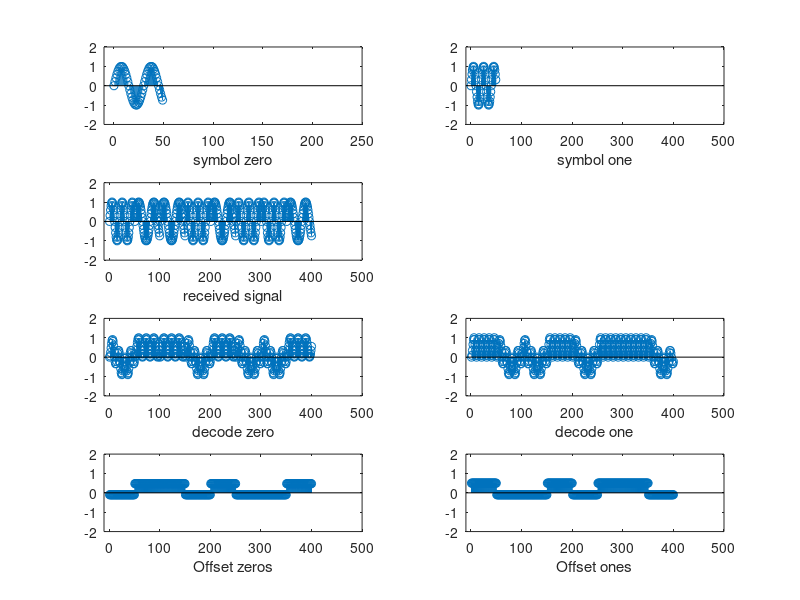

Write MATLAB code to recreate this figure.
%https://www.allaboutcircuits.com/technical-articles/digital-signal-processing-in-scilab-how-to-decode-an-fsk-signal

clear;
close all;
f0               =  10000;
f1               =  15000;
Fs               =  300000;
SamplesPerSymbol =  50;

n                = 0:(SamplesPerSymbol-1);
SymbolZero       = sin(2*pi*n*f0/Fs);
SymbolOne        = sin(2*pi*n*f1/Fs);

subplot(4,2,1);
stem(n, SymbolZero);
axis([-10 250 -2 2]);
xlabel('symbol zero');

subplot(4,2,2);
stem(n, SymbolOne);
axis([-10 500 -2 2]);
xlabel('symbol one');

receivedSignal   = [SymbolOne SymbolZero SymbolZero SymbolOne SymbolZero SymbolOne SymbolOne SymbolZero]; 
subplot(4,2,3);
stem(receivedSignal);
axis([-10 500 -2 2]);
xlabel('received signal');

DecodingZero     = receivedSignal .* [SymbolZero SymbolZero SymbolZero SymbolZero SymbolZero SymbolZero SymbolZero SymbolZero];
DecodingOne      = receivedSignal .* [SymbolOne SymbolOne SymbolOne SymbolOne SymbolOne SymbolOne SymbolOne SymbolOne];

subplot(4,2,5);
stem(DecodingZero);
axis([-10 500 -2 2]);
xlabel("decode zero");

subplot(4,2,6);
stem(DecodingOne);
xlabel("decode one");
axis([-10 500 -2 2]);

for k=1:(length(DecodingZero)/SamplesPerSymbol)
    SymbolOffsets_Zero((((k-1)*SamplesPerSymbol)+1):k*(SamplesPerSymbol))= ...
     mean(DecodingZero((((k-1)*SamplesPerSymbol)+1):k*(SamplesPerSymbol)));
end

for k=1:(length(DecodingOne)/SamplesPerSymbol)
    SymbolOffsets_One((((k-1)*SamplesPerSymbol)+1):k*(SamplesPerSymbol))= ...
     mean(DecodingOne((((k-1)*SamplesPerSymbol)+1):k*(SamplesPerSymbol)));
end

subplot(4,2,7);
stem(SymbolOffsets_Zero)
xlabel("Offset zeros");
axis([-10 500 -2 2]);

subplot(4,2,8);
stem(SymbolOffsets_One)
xlabel("Offset ones");
axis([-10 500 -2 2]);
